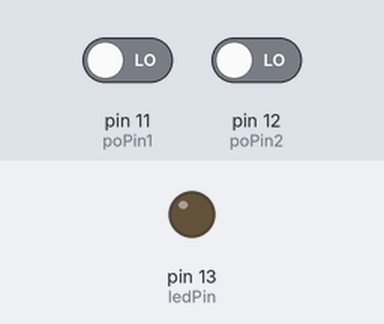
A sketch run on a simulated Arduino Uno, built with avr-gcc and run on an emulated ATmega328P. Shown: output pins drawn as LEDs (lit = HIGH). Dashed ring = blinking. The test bench sets the inputs (shaded band); at power-on: pin 11 (poPin1) LOW, pin 12 (poPin2) LOW.

Above: at 1.2 s.
1.3 s: pin 11 (poPin1) driven HIGH
At 1.7 s:
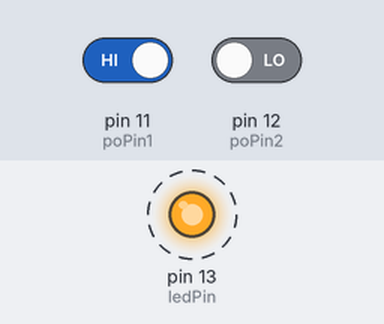
4.3 s: pin 12 (poPin2) driven HIGH
At 4.9 s:
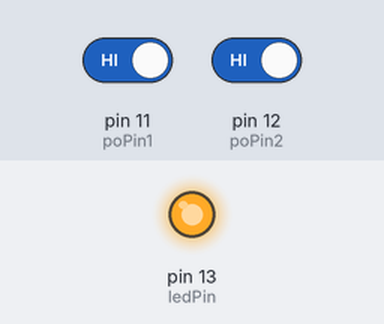
5.8 s: pin 12 (poPin2) driven LOW
At 8.7 s:
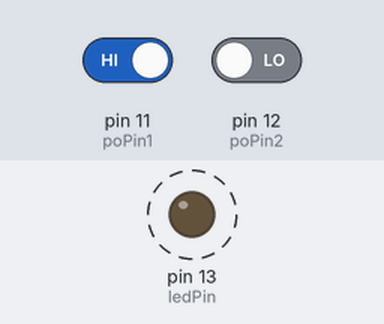
8.8 s: pin 11 (poPin1) driven LOW
At 9.5 s:
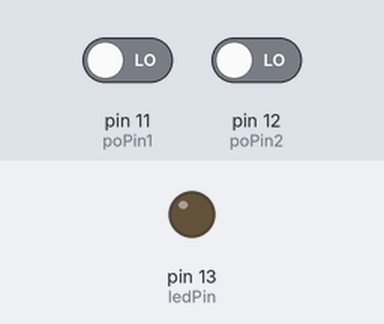
Timing chart, 0 to 11.3 s (numbered marks = the images above; inputs shaded):
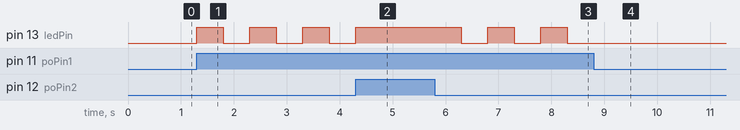

The sketch:

Exercise_ButtonControlLed.ino
```cpp
//透過按壓pushbotton switch改變數位輸入腳的電壓準位，Pin11與Pin12皆為正向邏輯
const int poPin1 = 11, poPin2 = 12;
const int ledPin = 13;
boolean btnOneState = LOW, btnTwoState = LOW;
// the setup routine runs once when you press reset:
void setup() {
  //設定input pin與led pin的模式
  pinMode(poPin1, INPUT);
  pinMode(poPin2, INPUT);
  pinMode(ledPin, OUTPUT);
}
// the loop routine runs over and over again forever:
void loop() {
  //  讀取input pin電壓值，按下button時使led亮起
  btnOneState = digitalRead(poPin1);   // read the input pin1
  btnTwoState = digitalRead(poPin2);   // read the input pin2
  if (btnOneState == HIGH && btnTwoState == HIGH) {
    //keeping light on
    digitalWrite(ledPin, HIGH);
  }
  else if (btnOneState == HIGH && btnTwoState == LOW) {
    //blinking fast
    digitalWrite(ledPin, HIGH);
    delay(500);
    digitalWrite(ledPin, LOW);
    delay(500);
  }
  else if (btnOneState == LOW && btnTwoState == HIGH) {
    //blinking slowly
    digitalWrite(ledPin, HIGH);
    delay(2000);
    digitalWrite(ledPin, LOW);
    delay(2000);
  }
  else {
    digitalWrite(ledPin, LOW);
  }
}
```

Measured:
- after the input at 1.3 s, pin 13 (ledPin): alternates HIGH for 0.50 s and LOW for 0.50 s, starting at once
- after the input at 4.3 s, pin 13 (ledPin): goes on until 4.3 s, then stays HIGH
- after the input at 5.8 s, pin 13 (ledPin): alternates HIGH for 0.50 s and LOW for 0.50 s, starting after 0.50 s
- after the input at 8.8 s, pin 13 (ledPin): stops changing and stays LOW
